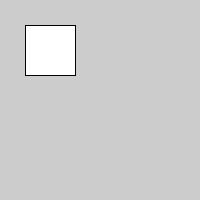
Frame 1 (no input)
Frame 60 (the mouse pressed at the canvas centre just before this capture): identical to frame 1, image omitted
Frame 120 (the mouse held since frame 60 and released just before this capture): identical to frame 1, image omitted

The Processing sketch that drew this single still picture (run headless with seeded random() and noise(); from frame 60 on, the mouse is pressed at the canvas centre):

// Processing sketch: sketch_2_1
// ── sketch_2_1.pde
private int[] count = new int[]{0, 0, 0, 0, 0, 0};

void setup() {
  size(200, 200);
}

void draw() {
  rect(25, 25, 50, 50);
}

void rollDice() {
  int i = (int)random(1, 6);
  count[i-1]++;
}

void printOccurences() {
  for (int i = 0; i < count.length; i++) {
    println((i+1) + " has " + count[i] + " occurences." );
  }
  println();
}

void mouseClicked() {
  rollDice();
  printOccurences();
}
